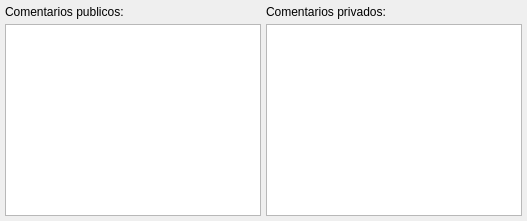
     <widget class="QWidget" name="tab3">
      <attribute name="title">
       <string>Comentario&amp;s</string>
      </attribute>
      <layout class="QGridLayout" name="gridLayout_33">
       <property name="margin">
        <number>5</number>
       </property>
       <property name="spacing">
        <number>5</number>
       </property>
       <item row="0" column="0">
        <widget class="QLabel" name="label8">
         <property name="text">
          <string>Comentarios publicos:</string>
         </property>
        </widget>
       </item>
       <item row="0" column="1">
        <widget class="QLabel" name="label9">
         <property name="text">
          <string>Comentarios privados:</string>
         </property>
        </widget>
       </item>
       <item row="1" column="1">
        <widget class="QTextEdit" name="mui_comentprivalbaran">
         <property name="sizePolicy">
          <sizepolicy hsizetype="Expanding" vsizetype="Expanding">
           <horstretch>0</horstretch>
           <verstretch>0</verstretch>
          </sizepolicy>
         </property>
        </widget>
       </item>
       <item row="1" column="0">
        <widget class="QTextEdit" name="mui_comentalbaran">
         <property name="sizePolicy">
          <sizepolicy hsizetype="Expanding" vsizetype="Expanding">
           <horstretch>0</horstretch>
           <verstretch>0</verstretch>
          </sizepolicy>
         </property>
        </widget>
       </item>
      </layout>
     </widget>
